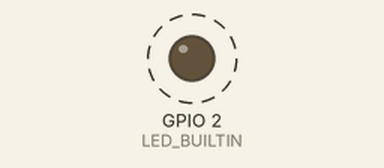
Bench run of a sketch on a simulated ESP32. Parts: output pins drawn as LEDs (lit = HIGH). Dashed ring = blinking. What the sketch prints to the serial monitor is not drawn.

Above: at 0.5 s.
Timing chart, 0 to 4.6 s (numbered marks = the images above):
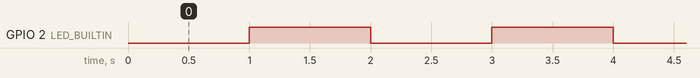

Measured:
- by itself, GPIO 2 (LED_BUILTIN): alternates HIGH for 1.0 s and LOW for 1.0 s

The sketch:

blink_timer.ino
```cpp
#include <Arduino.h>

/* LED pin */
#ifndef LED_BUILTIN
#define LED_BUILTIN 13
#endif

/* create a hardware timer */
hw_timer_t * timer = NULL;

/* LED state */
volatile byte state = LOW;

void IRAM_ATTR onTimer(){
  state = !state;
  Serial.print("LED Blink: ");
  Serial.println(state);
  digitalWrite(LED_BUILTIN, state);
}

void setup() {
  Serial.begin(115200);

  pinMode(LED_BUILTIN, OUTPUT);
  digitalWrite(LED_BUILTIN, LOW);

  /* Use 1st timer of 4 */
  /* 1 tick take 1/(80MHZ/80) = 1us so we set divider 80 and count up */
  timer = timerBegin(0, 80, true);

  /* Attach onTimer function to our timer */
  timerAttachInterrupt(timer, &onTimer, true);

  /* Set alarm to call onTimer function every second 1 tick is 1us
  => 1 second is 1000000us */
  /* Repeat the alarm (third parameter) */
  timerAlarmWrite(timer, 1000000, true);

  /* Start an alarm */
  timerAlarmEnable(timer);
  Serial.println("start timer");
}

void loop() {

}
```
